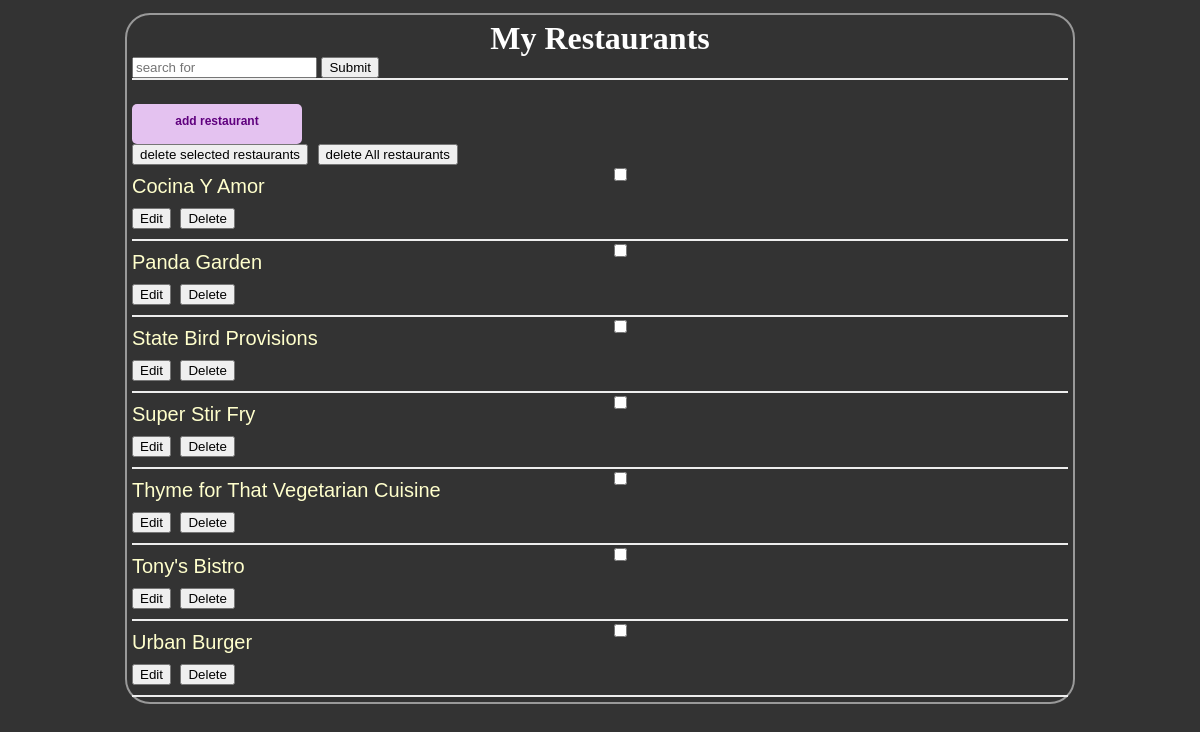
The page /restaurants/ on the database its author committed.
### database_setup.py (models this page shows, shortened)
class Restaurant(Base):
    __tablename__ = 'restaurant'
    id = Column(Integer, primary_key=True)
    name = Column(String(250), nullable=False)

### finalProject.py (the view)
@app.route('/')
@app.route('/restaurants/')
def restaurants():
    allRestaurants=session.query(Restaurant).order_by(Restaurant.name)
    return render_template('restaurants.html',restaurants=allRestaurants)

### templates/restaurants.html (shortened to what this page needs)
<!DOCTYPE html>
<html>
<head>
	<link rel="stylesheet" type="text/css" href="{{url_for('static',filename='style.css')}}">
</head>
<body>
	<div class="pane">
		<div class="restaurant-header">
			<h1 class="header">My Restaurants</h1>
			<form action="{{url_for('searchItem')}}" method="POST">
				<input type="text" name="search" placeholder="search for">
				<input type="submit" name="search">
			</form>
		</div>
		<a class="add-restaurant" href="{{url_for('newRestaurant')}}">add restaurant</a>
		<form action="{{url_for('deleteMultipleRestaurants')}}" method="POST">
		<button>delete selected restaurants</button>
		<button type="submit" formaction="{{url_for('deleteAllRestaurants')}}">delete All restaurants</button>
		{% for restaurant in restaurants %}
		<div class="restaurant">
			<input type="checkbox" name="restaurant_id" value="{{restaurant.id}}" ></input><a class="name" href="{{url_for('restaurantMenu',restaurant_id=restaurant.id,hilightFlag='')}}">{{restaurant.name}}</a><br>
			<div class="restaurant-options">
				<button onclick="location.href='{{url_for('editRestaurant',restaurant_id=restaurant.id)}}'">Edit</button>
				<button onclick="location.href='{{url_for('deleteRestaurant',restaurant_id=restaurant.id)}}'">Delete</button>
			</div>
		</div>
		{% endfor %}
		</form>
	</div>
</body>
</html>

### static/style.css (style rules this page uses)
body { font-family: sans-serif;background-color: #333333; }
h1, h2, h3, h4 { color: #FFFFFF; }
h1, h2 { font-family: 'Georgia', serif; margin: 0; }
.restaurant-header { border-bottom: 2px solid #eee; margin-bottom: 24px }
button { margin-right: 5px; }
a { text-decoration: none; color:#FFFFCC; font-size: .75em; }
.pane { position:absolute;right:10%; left:10%; border: 2px solid; border-radius: 25px; padding: 5px; margin: 5px; border-color: #999999; background-color: #333333 }
.header { left:50%; text-align: center; }
.name { width:50%;display: inline-block; float: left; }
a.name { font-size: 20px;margin: 10px;margin-left: 0px }
.restaurant-options { margin-right:50%;margin-bottom: 10px }
.restaurant { border-bottom: 2px solid #eee; }
.restaurant .name { font-size: 20px; }
a.add-restaurant { display: block; width: 150px; height: 20px; background: #E4C2F0; padding: 10px; text-align: center; border-radius: 5px; color: #5F007E; font-weight: bold; }

### rows shown on the page
Restaurant: name "Cocina Y Amor"
Restaurant: name "Panda Garden"
Restaurant: name "State Bird Provisions"
Restaurant: name "Super Stir Fry"
Restaurant: name "Thyme for That Vegetarian Cuisine"
Restaurant: name "Tony's Bistro"
Restaurant: name "Urban Burger"
